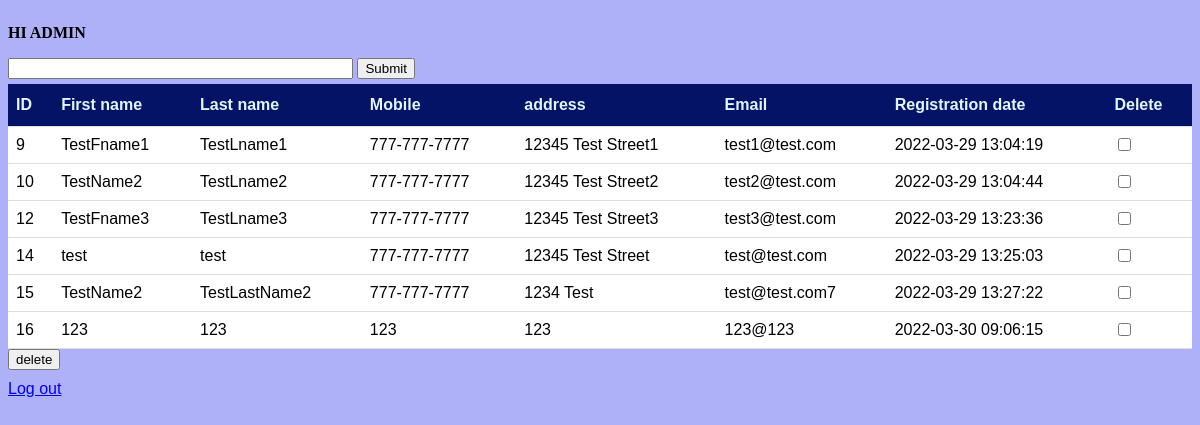
Screenshot of /search.php (signed in) with the database file from the repository.
### tables this page shows
CREATE TABLE `user_accounts` (
  `id` int(11) NOT NULL,
  `account_number` bigint(20) NOT NULL,
  `pin` int(11) NOT NULL,
  `first_name` varchar(100) NOT NULL,
  `last_name` varchar(100) NOT NULL,
  `mobile` varchar(30) NOT NULL,
  `address` varchar(100) NOT NULL,
  `email` varchar(100) NOT NULL,
  `username` varchar(100) NOT NULL,
  `pwd` varchar(100) NOT NULL,
  `balance` float NOT NULL,
  `reg_date` datetime NOT NULL DEFAULT current_timestamp()
);

### search.php (the view, shortened to what this page needs)
<!DOCTYPE html>
<html lang="en">
<head>
    <link rel="stylesheet" href="css/admin.css">
</head>
<body>
    <p>HI ADMIN</p>
    <form name="form1" method="post" action="search.php">
        <input name="search" type="text" size="40" maxlength="50">
        <input type="submit" name="Submit">
    </form>
    <form method="post" action=" <?php echo $_SERVER['PHP_SELF']; ?>">
        <table id="customers">
            <tr>
                <th>ID</th>
                <th>First name</th>
                <th>Last name</th>
                <th>Mobile</th>
                <th>address</th>
                <th>Email</th>
                <th>Registration date</th>
                <th>Delete</th>
            </tr>
            <?php
            require "connect.php";
            $searchKey = $_POST['search'];
            if ($searchKey === '') {
                $query = "SELECT * FROM user_accounts";
            } else {
                $query = "SELECT * FROM user_accounts WHERE
            first_name LIKE '%$searchKey%' OR
            last_name LIKE '%$searchKey%' OR
            mobile LIKE '%$searchKey%' OR
            address LIKE '%$searchKey%' OR
            email LIKE '%$searchKey%'";
            }
            $result = mysqli_query($conn, $query);
            while ($row = mysqli_fetch_array($result)) {
                $id = $row['id'];
                $first_name = $row['first_name'];
                $last_name = $row['last_name'];
                $mobile = $row['mobile'];
                $address = $row['address'];
                $email = $row['email'];
                $reg_date = $row['reg_date'];
            ?>
                <tr id='tr_<?= $id ?>'>
                    <td><?= $id ?></td>
                    <td><?= $first_name ?></td>
                    <td><?= $last_name ?></td>
                    <td><?= $mobile ?></td>
                    <td><?= $address ?></td>
                    <td><?= $email ?></td>
                    <td><?= $reg_date ?></td>
                    <td><input type='checkbox' name='delete[]' value='<?= $id ?>'></td>
                </tr>
            <?php } ?>
        </table>
        <input type="submit" value="delete" name="deleteButton" onclick="return confirmDelete();">
    </form>
    <a href="log_out.php" class="href">Log out</a> <br>
</body>
</html>

### css/admin.css (style rules this page uses)
* { font-family: sans-serif; box-sizing: border-box; }
body { background: #aeb0f8; display: flex; height: 100vh; flex-direction: column; }
.href { margin-top: 5px; }
p { font-size: 16px; font-weight: bold; font-family: cursive; }
#customers tr:nth-child(even) { background-color: #f2f2f2; }
#customers th { padding-top: 12px; padding-bottom: 12px; text-align: left; background-color: #051367; color: #dff6ff; }
form { margin-bottom: 5px; }
table { border-collapse: collapse; width: 100%; }
th, td { padding: 8px; text-align: left; border-bottom: 1px solid #ddd; background-color: white; }

### rows the page displays
user_accounts: id "9", first_name "TestFname1", last_name "TestLname1", mobile "777-777-7777", address "12345 Test Street1", email "test1@test.com", reg_date "2022-03-29 13:04:19"
user_accounts: id "10", first_name "TestName2", last_name "TestLname2", mobile "777-777-7777", address "12345 Test Street2", email "test2@test.com", reg_date "2022-03-29 13:04:44"
user_accounts: id "12", first_name "TestFname3", last_name "TestLname3", mobile "777-777-7777", address "12345 Test Street3", email "test3@test.com", reg_date "2022-03-29 13:23:36"
user_accounts: id "14", first_name "test", last_name "test", mobile "777-777-7777", address "12345 Test Street", email "test@test.com", reg_date "2022-03-29 13:25:03"
user_accounts: id "15", first_name "TestName2", last_name "TestLastName2", mobile "777-777-7777", address "1234 Test", email "test@test.com7", reg_date "2022-03-29 13:27:22"
user_accounts: id "16", first_name "123", last_name "123", mobile "123", address "123", email "123@123", reg_date "2022-03-30 09:06:15"
